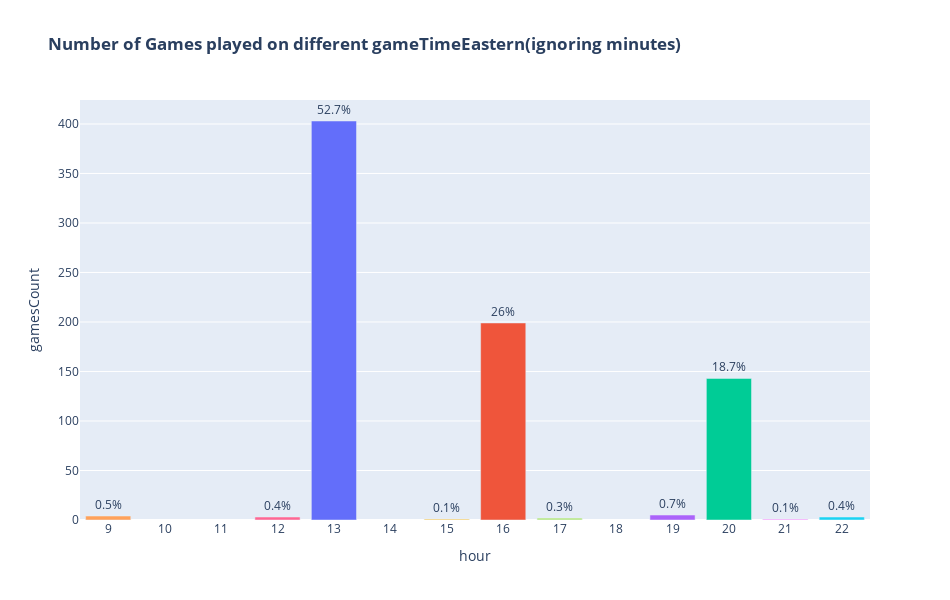

The code cell stored with this chart in its notebook:
### Markdown cell above
#### Most of the Games were Held at 13, 16:25, 20:20, 16:05 and 20:15 gameTime Eastern

### Code cell
plotlybar(games, "hour", "Number of Games played on different gameTimeEastern(ignoring minutes)")

### Figure 1 — Plotly figure (JSON) as saved in the notebook; plotly's stock layout.template omitted (floating-point values rounded to 4 significant figures)
{"data": [{"alignmentgroup": "True", "hovertemplate": "color=#8a170f<br>hour=%{x}<br>gamesCount=%{y}<br>percent=%{text}<extra></extra>", "legendgroup": "#8a170f", "marker": {"color": "#636efa", "pattern": {"shape": ""}}, "name": "#8a170f", "offsetgroup": "#8a170f", "orientation": "v", "showlegend": true, "text": [52.7], "textposition": "outside", "texttemplate": "%{text}%", "type": "bar", "x": [13], "xaxis": "x", "y": [403], "yaxis": "y"}, {"alignmentgroup": "True", "hovertemplate": "color=#8a1e0f<br>hour=%{x}<br>gamesCount=%{y}<br>percent=%{text}<extra></extra>", "legendgroup": "#8a1e0f", "marker": {"color": "#EF553B", "pattern": {"shape": ""}}, "name": "#8a1e0f", "offsetgroup": "#8a1e0f", "orientation": "v", "showlegend": true, "text": [26], "textposition": "outside", "texttemplate": "%{text}%", "type": "bar", "x": [16], "xaxis": "x", "y": [199], "yaxis": "y"}, {"alignmentgroup": "True", "hovertemplate": "color=#8a250f<br>hour=%{x}<br>gamesCount=%{y}<br>percent=%{text}<extra></extra>", "legendgroup": "#8a250f", "marker": {"color": "#00cc96", "pattern": {"shape": ""}}, "name": "#8a250f", "offsetgroup": "#8a250f", "orientation": "v", "showlegend": true, "text": [18.7], "textposition": "outside", "texttemplate": "%{text}%", "type": "bar", "x": [20], "xaxis": "x", "y": [143], "yaxis": "y"}, {"alignmentgroup": "True", "hovertemplate": "color=#8a2d0f<br>hour=%{x}<br>gamesCount=%{y}<br>percent=%{text}<extra></extra>", "legendgroup": "#8a2d0f", "marker": {"color": "#ab63fa", "pattern": {"shape": ""}}, "name": "#8a2d0f", "offsetgroup": "#8a2d0f", "orientation": "v", "showlegend": true, "text": [0.7], "textposition": "outside", "texttemplate": "%{text}%", "type": "bar", "x": [19], "xaxis": "x", "y": [5], "yaxis": "y"}, {"alignmentgroup": "True", "hovertemplate": "color=#8a340f<br>hour=%{x}<br>gamesCount=%{y}<br>percent=%{text}<extra></extra>", "legendgroup": "#8a340f", "marker": {"color": "#FFA15A", "pattern": {"shape": ""}}, "name": "#8a340f", "offsetgroup": "#8a340f", "orientation": "v", "showlegend": true, "text": [0.5], "textposition": "outside", "texttemplate": "%{text}%", "type": "bar", "x": [9], "xaxis": "x", "y": [4], "yaxis": "y"}, {"alignmentgroup": "True", "hovertemplate": "color=#8a3b0f<br>hour=%{x}<br>gamesCount=%{y}<br>percent=%{text}<extra></extra>", "legendgroup": "#8a3b0f", "marker": {"color": "#19d3f3", "pattern": {"shape": ""}}, "name": "#8a3b0f", "offsetgroup": "#8a3b0f", "orientation": "v", "showlegend": true, "text": [0.4], "textposition": "outside", "texttemplate": "%{text}%", "type": "bar", "x": [22], "xaxis": "x", "y": [3], "yaxis": "y"}, {"alignmentgroup": "True", "hovertemplate": "color=#8a430f<br>hour=%{x}<br>gamesCount=%{y}<br>percent=%{text}<extra></extra>", "legendgroup": "#8a430f", "marker": {"color": "#FF6692", "pattern": {"shape": ""}}, "name": "#8a430f", "offsetgroup": "#8a430f", "orientation": "v", "showlegend": true, "text": [0.4], "textposition": "outside", "texttemplate": "%{text}%", "type": "bar", "x": [12], "xaxis": "x", "y": [3], "yaxis": "y"}, {"alignmentgroup": "True", "hovertemplate": "color=#8a4a0f<br>hour=%{x}<br>gamesCount=%{y}<br>percent=%{text}<extra></extra>", "legendgroup": "#8a4a0f", "marker": {"color": "#B6E880", "pattern": {"shape": ""}}, "name": "#8a4a0f", "offsetgroup": "#8a4a0f", "orientation": "v", "showlegend": true, "text": [0.3], "textposition": "outside", "texttemplate": "%{text}%", "type": "bar", "x": [17], "xaxis": "x", "y": [2], "yaxis": "y"}, {"alignmentgroup": "True", "hovertemplate": "color=#8a510f<br>hour=%{x}<br>gamesCount=%{y}<br>percent=%{text}<extra></extra>", "legendgroup": "#8a510f", "marker": {"color": "#FF97FF", "pattern": {"shape": ""}}, "name": "#8a510f", "offsetgroup": "#8a510f", "orientation": "v", "showlegend": true, "text": [0.1], "textposition": "outside", "texttemplate": "%{text}%", "type": "bar", "x": [21], "xaxis": "x", "y": [1], "yaxis": "y"}, {"alignmentgroup": "True", "hovertemplate": "color=#8a590f<br>hour=%{x}<br>gamesCount=%{y}<br>percent=%{text}<extra></extra>", "legendgroup": "#8a590f", "marker": {"color": "#FECB52", "pattern": {"shape": ""}}, "name": "#8a590f", "offsetgroup": "#8a590f", "orientation": "v", "showlegend": true, "text": [0.1], "textposition": "outside", "texttemplate": "%{text}%", "type": "bar", "x": [15], "xaxis": "x", "y": [1], "yaxis": "y"}], "layout": {"barmode": "relative", "height": 600, "legend": {"title": {"text": "color"}, "tracegroupgap": 0}, "showlegend": false, "title": {"text": "<b>Number of Games played on different gameTimeEastern(ignoring minutes)</b>"}, "width": 950, "xaxis": {"anchor": "y", "domain": [0, 1], "dtick": 1, "title": {"text": "hour"}}, "yaxis": {"anchor": "x", "domain": [0, 1], "title": {"text": "gamesCount"}}}}
